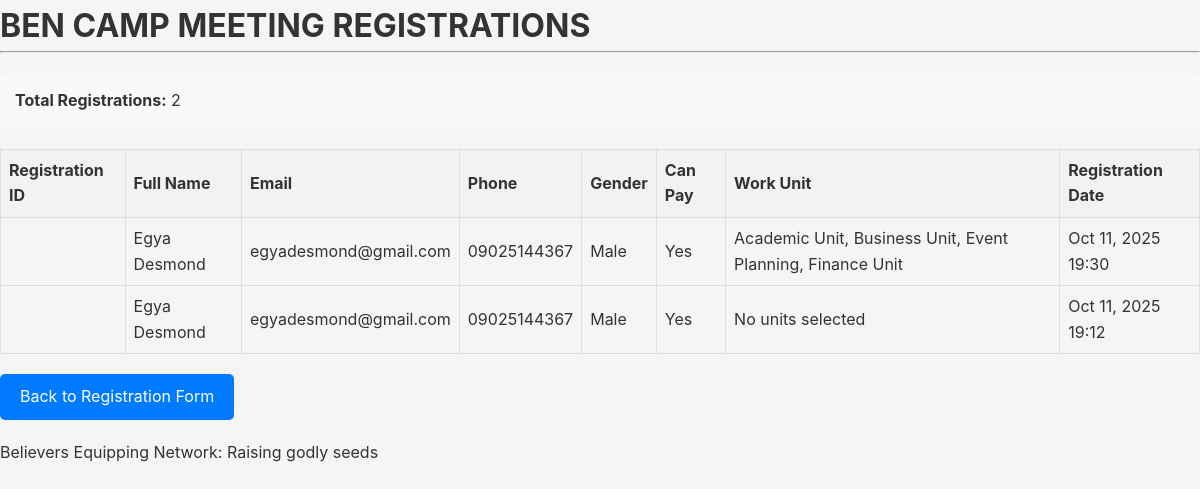
The page /registrations/ on the database as committed earlier.
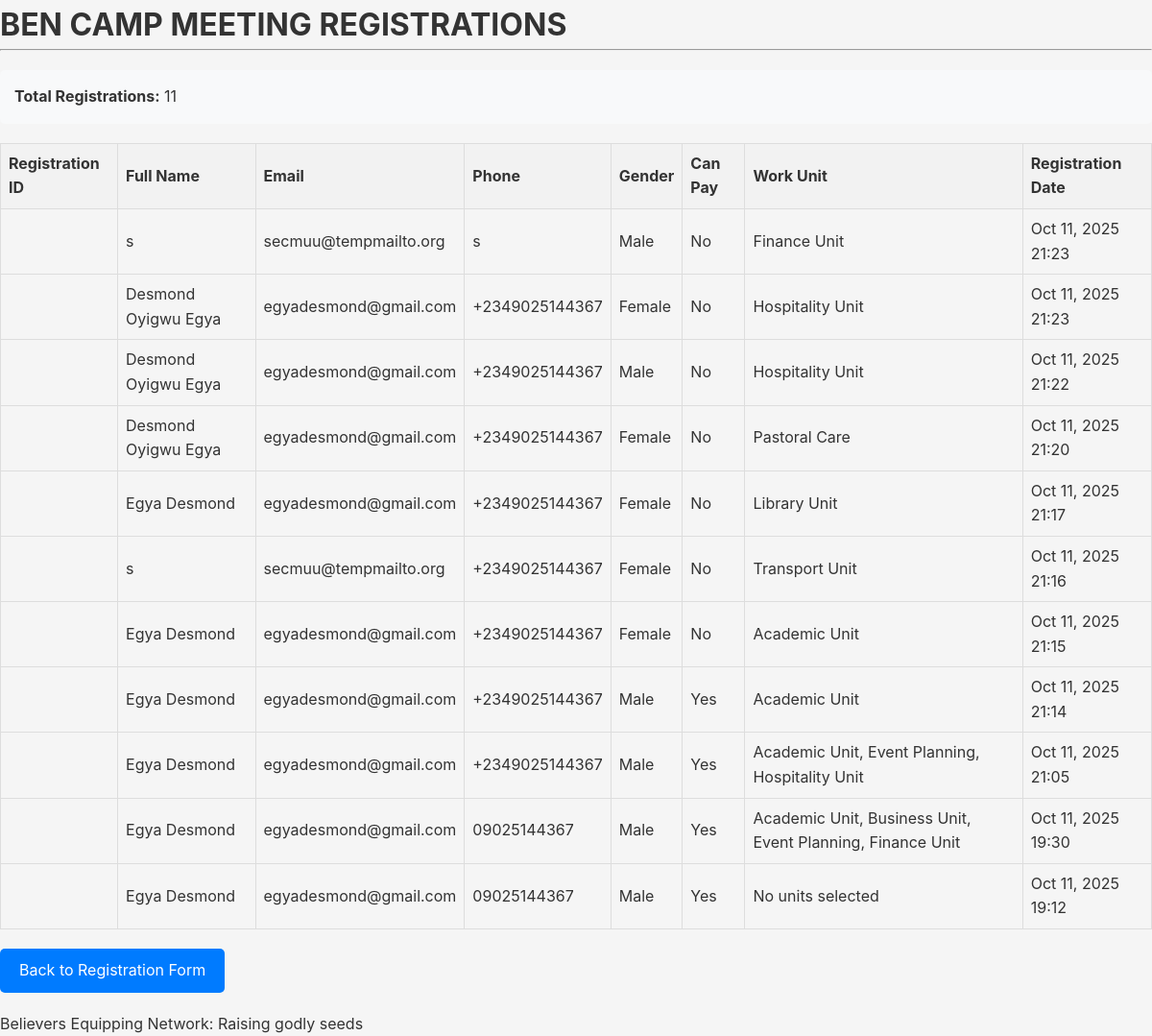
The same page on the database as committed later.
### camp_form/models.py (models this page shows, shortened)
class CampRegistration(models.Model):
    GENDER_CHOICES = [
        ("male", "Male"),
        ("female", "Female"),
    ]
    YES_NO_CHOICES = [
        ("yes", "Yes"),
        ("no", "No"),
    ]
    fullname = models.CharField(max_length=255, verbose_name="Full Name")
    email = models.EmailField(verbose_name="Email Address")
    phone = models.CharField(max_length=20, verbose_name="Phone Number")
    gender = models.CharField(
        max_length=10, choices=GENDER_CHOICES, verbose_name="Gender"
    )
    can_pay = models.CharField(
        max_length=3, choices=YES_NO_CHOICES, verbose_name="Can Pay for Camp Meeting"
    )
    work_units = models.ManyToManyField(
        ServiceUnit, verbose_name="Work Units", help_text="Select the units you work in"
    )
    allergies = models.CharField(
        max_length=3, choices=YES_NO_CHOICES, verbose_name="Has Allergies"
    )
    allergy_details = models.TextField(
        blank=True, null=True, verbose_name="Allergy Details"
    )
    health_challenges = models.CharField(
        max_length=3, choices=YES_NO_CHOICES, verbose_name="Has Health Challenges"
    )
    health_challenge_details = models.TextField(
        blank=True, null=True, verbose_name="Health Challenge Details"
    )
    location = models.CharField(max_length=255, verbose_name="Location Coming From")
    arrival_departure = models.TextField(verbose_name="Arrival and Departure Plan")
    emergency_contact = models.TextField(verbose_name="Emergency Contact Information")
    created_at = models.DateTimeField(
        auto_now_add=True, verbose_name="Registration Date"
    )
    updated_at = models.DateTimeField(auto_now=True, verbose_name="Last Updated")
    class Meta:
        verbose_name = "Camp Registration"
        verbose_name_plural = "Camp Registrations"
        ordering = ["-created_at"]

class ServiceUnit(models.Model):
    name = models.CharField(max_length=100, unique=True, verbose_name="Unit Name")
    description = models.TextField(blank=True, verbose_name="Description")
    is_active = models.BooleanField(default=True, verbose_name="Active")
    created_at = models.DateTimeField(auto_now_add=True)
    class Meta:
        verbose_name = "Service Unit"
        verbose_name_plural = "Service Units"
        ordering = ["name"]

### camp_form/views.py (the view)
# urls.py: path("registrations/", views.registration_list, name="registration_list"),
def registration_list(request):
    registrations = CampRegistration.objects.all().order_by("-created_at")
    context = {
        "registrations": registrations,
        "total_count": registrations.count(),
    }
    return render(request, "registration_list.html", context)

### templates/registration_list.html (shortened to what this page needs)
{% load static %}
<!DOCTYPE html>
<html lang="en">
<head>
    <link rel="stylesheet" href="{% static 'camp.css' %}">
</head>
<body>
    <div class="form">
        <div class="title-div">
            <h1>BEN CAMP MEETING REGISTRATIONS</h1>
            <hr>
            <div class="stats">
                <p><strong>Total Registrations:</strong> {{ total_count }}</p>
            </div>
        </div>
        {% if registrations %}
            <table class="registration-table">
                <thead>
                    <tr>
                        <th>Registration ID</th>
                        <th>Full Name</th>
                        <th>Email</th>
                        <th>Phone</th>
                        <th>Gender</th>
                        <th>Can Pay</th>
                        <th>Work Unit</th>
                        <th>Registration Date</th>
                    </tr>
                </thead>
                <tbody>
                    {% for registration in registrations %}
                    <tr>
                        <td>{{ registration.registration_id }}</td>
                        <td>{{ registration.fullname }}</td>
                        <td>{{ registration.email }}</td>
                        <td>{{ registration.phone }}</td>
                        <td>{{ registration.get_gender_display }}</td>
                        <td>{{ registration.get_can_pay_display }}</td>
                        <td>
                            {% for unit in registration.work_units.all %}
                                {{ unit.name }}{% if not forloop.last %}, {% endif %}
                            {% empty %}
                                No units selected
                            {% endfor %}
                        </td>
                        <td>{{ registration.created_at|date:"M d, Y H:i" }}</td>
                    </tr>
                    {% endfor %}
                </tbody>
            </table>
        {% else %}
            <p>No registrations found.</p>
        {% endif %}
        <div style="margin: 20px 0;">
            <a href="{% url 'registration_form' %}" style="display: inline-block; padding: 10px 20px; background-color: #007bff; color: white; text-decoration: none; border-radius: 5px;">Back to Registration Form</a>
        </div>
        <div class="last-div">
            <p>Believers Equipping Network: Raising godly seeds</p>
        </div>
    </div>
</body>
</html>

Rows that differ between the two databases and show on the page:
added CampRegistration: fullname "s", email "secmuu@tempmailto.org", phone "s", gender "Male", can_pay "No", created_at "Oct 11, 2025 21:23", ServiceUnit (name "Finance Unit")
added CampRegistration: fullname "Desmond Oyigwu Egya", email "egyadesmond@gmail.com", phone "+2349025144367", gender "Female", can_pay "No", created_at "Oct 11, 2025 21:23"
now on this page (row unchanged): ServiceUnit: name "Hospitality Unit"
added CampRegistration: fullname "Desmond Oyigwu Egya", email "egyadesmond@gmail.com", phone "+2349025144367", gender "Male", can_pay "No", created_at "Oct 11, 2025 21:22"
added CampRegistration: fullname "Desmond Oyigwu Egya", email "egyadesmond@gmail.com", phone "+2349025144367", gender "Female", can_pay "No", created_at "Oct 11, 2025 21:20"
now on this page (row unchanged): ServiceUnit: name "Pastoral Care", shown under "Desmond Oyigwu Egya"
added CampRegistration: fullname "Egya Desmond", email "egyadesmond@gmail.com", phone "+2349025144367", gender "Female", can_pay "No", created_at "Oct 11, 2025 21:17"
now on this page (row unchanged): ServiceUnit: name "Library Unit", shown under "Egya Desmond"
added CampRegistration: fullname "s", email "secmuu@tempmailto.org", phone "+2349025144367", gender "Female", can_pay "No", created_at "Oct 11, 2025 21:16"
now on this page (row unchanged): ServiceUnit: name "Transport Unit", shown under "s"
added CampRegistration: fullname "Egya Desmond", email "egyadesmond@gmail.com", phone "+2349025144367", gender "Female", can_pay "No", created_at "Oct 11, 2025 21:15", ServiceUnit (name "Academic Unit")
added CampRegistration: fullname "Egya Desmond", email "egyadesmond@gmail.com", phone "+2349025144367", gender "Male", can_pay "Yes", created_at "Oct 11, 2025 21:14", ServiceUnit (name "Academic Unit")
added CampRegistration: fullname "Egya Desmond", email "egyadesmond@gmail.com", phone "+2349025144367", gender "Male", can_pay "Yes", created_at "Oct 11, 2025 21:05", ServiceUnit (name "Academic Unit"), ServiceUnit (name "Event Planning")
Other text that changed with them:
{{ total_count }}: "2" → "11"
